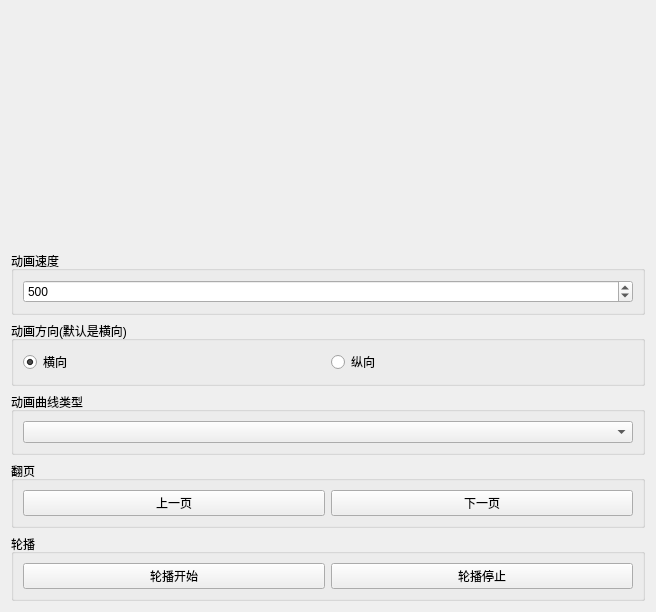
<?xml version="1.0" encoding="UTF-8"?>
<ui version="4.0">
 <class>Form</class>
 <widget class="QWidget" name="Form">
  <property name="geometry">
   <rect>
    <x>0</x>
    <y>0</y>
    <width>656</width>
    <height>612</height>
   </rect>
  </property>
  <property name="windowTitle">
   <string>图片轮播动画</string>
  </property>
  <layout class="QVBoxLayout" name="verticalLayout" stretch="0,0,0,0,0,0">
   <item>
    <widget class="SlidingStackedWidget" name="stackedWidget"/>
   </item>
   <item>
    <widget class="QGroupBox" name="groupBox">
     <property name="title">
      <string>动画速度</string>
     </property>
     <layout class="QHBoxLayout" name="horizontalLayout">
      <item>
       <widget class="QSpinBox" name="spinBoxSpeed">
        <property name="minimum">
         <number>100</number>
        </property>
        <property name="maximum">
         <number>5000</number>
        </property>
        <property name="value">
         <number>500</number>
        </property>
       </widget>
      </item>
     </layout>
    </widget>
   </item>
   <item>
    <widget class="QGroupBox" name="groupBox_2">
     <property name="title">
      <string>动画方向(默认是横向)</string>
     </property>
     <layout class="QHBoxLayout" name="horizontalLayout_2">
      <item>
       <widget class="QRadioButton" name="radioButtonHor">
        <property name="text">
         <string>横向</string>
        </property>
        <property name="checked">
         <bool>true</bool>
        </property>
       </widget>
      </item>
      <item>
       <widget class="QRadioButton" name="radioButtonVer">
        <property name="text">
         <string>纵向</string>
        </property>
       </widget>
      </item>
     </layout>
    </widget>
   </item>
   <item>
    <widget class="QGroupBox" name="groupBox_3">
     <property name="title">
      <string>动画曲线类型</string>
     </property>
     <layout class="QHBoxLayout" name="horizontalLayout_3">
      <item>
       <widget class="QComboBox" name="comboBoxEasing"/>
      </item>
     </layout>
    </widget>
   </item>
   <item>
    <widget class="QGroupBox" name="groupBox_4">
     <property name="title">
      <string>翻页</string>
     </property>
     <layout class="QHBoxLayout" name="horizontalLayout_4">
      <item>
       <widget class="QPushButton" name="pushButtonPrev">
        <property name="text">
         <string>上一页</string>
        </property>
       </widget>
      </item>
      <item>
       <widget class="QPushButton" name="pushButtonNext">
        <property name="text">
         <string>下一页</string>
        </property>
       </widget>
      </item>
     </layout>
    </widget>
   </item>
   <item>
    <widget class="QGroupBox" name="groupBox_5">
     <property name="title">
      <string>轮播</string>
     </property>
     <layout class="QHBoxLayout" name="horizontalLayout_5">
      <item>
       <widget class="QPushButton" name="pushButtonStart">
        <property name="text">
         <string>轮播开始</string>
        </property>
       </widget>
      </item>
      <item>
       <widget class="QPushButton" name="pushButtonStop">
        <property name="text">
         <string>轮播停止</string>
        </property>
       </widget>
      </item>
     </layout>
    </widget>
   </item>
  </layout>
 </widget>
 <customwidgets>
  <customwidget>
   <class>SlidingStackedWidget</class>
   <extends>QStackedWidget</extends>
   <header location="global">Lib.SlidingStackedWidget</header>
   <container>1</container>
  </customwidget>
 </customwidgets>
 <resources/>
 <connections/>
</ui>
